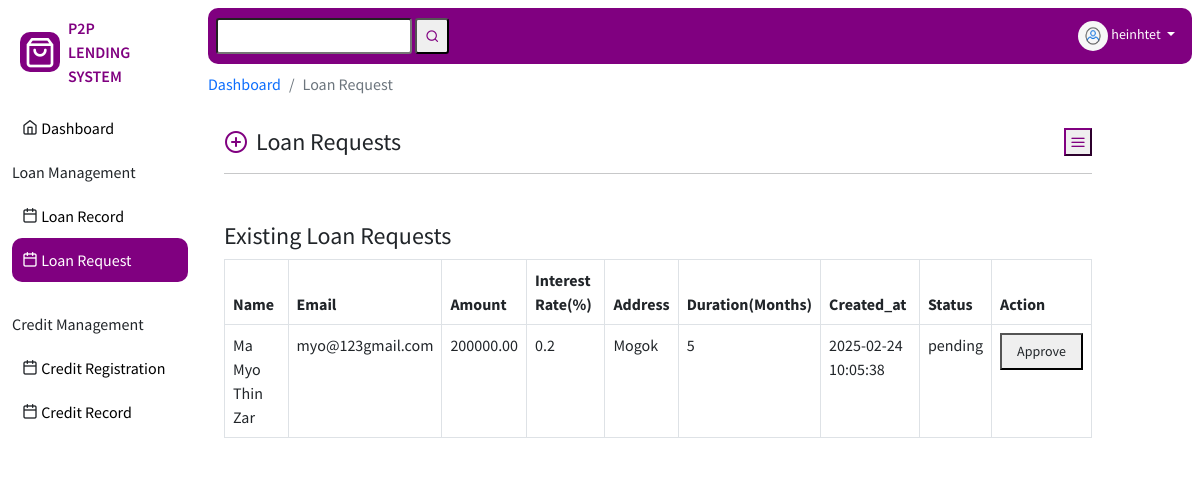
The page /LoanReq.php (signed in) on the database its author committed.
### tables this page shows
CREATE TABLE `loans` (
  `loan_id` int(11) NOT NULL,
  `borrower_id` int(11) NOT NULL,
  `address` varchar(100) DEFAULT NULL,
  `amount` decimal(10,2) NOT NULL,
  `interest_rate` float NOT NULL,
  `status` enum('pending','approved','repaid') DEFAULT 'pending',
  `created_at` timestamp NOT NULL DEFAULT current_timestamp(),
  `duration` int(20) NOT NULL,
  `name` varchar(100) NOT NULL,
  `email` varchar(100) NOT NULL,
  `lender_id` int(20) DEFAULT NULL,
  `profit` int(100) NOT NULL
);

### LoanReq.php (the view, shortened to what this page needs)
<?php
    require_once "components/db.php";
?>
<!DOCTYPE html>
<html lang="en">
<head>
    <link rel="stylesheet" href="stylling/theme.css">
    <link rel="stylesheet" href="css/style.css">
    <link rel="stylesheet" href="css/mediaQueries.css">
    <link rel="stylesheet" href="vendor/feather-icons-web/feather.css">
</head>
<body>
    <div class=" container-fluid">
        <div class="row">
            <div class="col-12  col-xl-2 col-lg-3 vh-100 sideBar pt-2">
                <div class="row">
                    <div class="col-12 logodiv">
                        <div class="d-flex p-2 justify-content-between align-items-center ">
                            <div class="logo bg-primary text-light rounded pt-1 px-1">
                                <i class=" feather-shopping-bag " style="font-size: 32px;"></i>
                            </div>
                            <span class=" text-uppercase  text-primary me-lg-4 me-md-2 ms-2" style="    font-weight: 600;">P2P Lending System</span>
                        </div>
                    </div>
                    <div class="">
                        <div class="col-12 rounded dash text-black">
                            <div>
                                <i class=" feather-home"></i>
                            <a href="Dashboard.php" > Dashboard</a>
                            </div>
                        </div>
                        <div class="col-12">
                            <ul>
                                <li class="menu-Item-title  text-secondary">
                                    Loan Management
                                </li>
                                <li class="menu-Item-links">
                                   <div>
                                    <i class=" feather-calendar"></i>
                                    <a href="loanRec.php" class="">Loan Record</a>
                                   </div>
                                </li>
                                <li class="menu-Item-links rounded dash bg-primary text-white active">
                                   <div>
                                    <i class=" feather-calendar"></i>
                                    <a href="LoanReq.php" class=" text-white">Loan Request</a>
                                   </div>
                                 </li>
                                <li class="menu-Item-title  text-secondary">
                                    Credit Management
                                </li>
                                <li class="menu-Item-links">
                                   <div>
                                    <i class=" feather-calendar"></i>
                                    <a href="CreditReg.php" class="">Credit Registration</a>
                                   </div>
                                </li>
                                <li class="menu-Item-links">
                                   <div>
                                    <i class=" feather-calendar"></i>
                                    <a href="CreditRec.php" class="">Credit Record</a>
                                   </div>
                                </li>
                          </ul>
                        </div>
                    </div>
                </div>
            </div>
            <div class="col-12 col-xl-10 col-lg-9 vh-100 content p-2">
                <?php include "components/roofBar.php";?>
                <div class="row">
                            <div class="col-12 pt-2">
                                <nav aria-label="breadcrumb">
                                    <ol class="breadcrumb">
                                    <li class="breadcrumb-item"><a href="Dashboard.php">Dashboard</a></li>
                                    <li class="breadcrumb-item active" aria-current="page">Loan Request</li>
                                    </ol>
                                </nav>
                            </div>
                </div>
                <div class="row">
                    <div class="col-12 col-lg-11">
                        <div class=" card">
                            <div class="card-body">
                                 <div class="headerSection d-flex justify-content-between align-items-center">
                                     <div class="logo d-inline-flex align-items-center">
                                         <i class=" feather-plus-circle text-primary" style=" font-size:1.5em"></i>
                                         <h4 class=" mb-0 ms-2">Loan Requests</h4>
                                     </div>
                                 <div>
                                     <button class=" btn-outline-primary d-flex align-items-center p-1">
                                         <i class=" feather-menu "></i>
                                     </button>
                                 </div>
                                 </div>
                                 <hr>
                                 <h4 class="mt-5">Existing Loan Requests</h4>
                                    <table class="table table-bordered">
                                        <thead>
                                            <tr>
                                                <th>Name</th>
                                                <th>Email</th>
                                                <th>Amount</th>
                                                <th>Interest Rate(%)</th>
                                                <th>Address</th>
                                                <th>Duration(Months)</th>
                                                <th>Created_at</th>
                                                <th>Status</th>
                                                <th>Action</th>
                                            </tr>
                                        </thead>
                                        <tbody>
                                            <?php
                                                 $stmt = $conn->query("
                                                 SELECT * FROM loans WHERE status = 'pending' AND borrower_id <> " . $_SESSION['userId'] . ";
                                             ");
                                                if ($stmt->num_rows > 0) {
                                                    while ($row = $stmt->fetch_assoc()) {
                                                        echo "<tr>
                                                                     <td>{$row['name']}</td>
                                                                     <td>{$row['email']}</td>
                                                                     <td>{$row['amount']}</td>
                                                                     <td>{$row['interest_rate']}</td>
                                                                     <td>{$row['address']}</td>
                                                                     <td>{$row['duration']}</td>
                                                                     <td>{$row['created_at']}</td>
                                                                     <td>{$row['status']}</td>
                                                                     <td>
                                                                         <button>
                                                                             <a href='approve_loan.php?loan_id={$row['loan_id']}' class='btn btn-success btn-sm'>Approve</a>
                                                                         </button>
                                                                     </td>
                                                                 </tr>";
                                                    }
                                                } else {
                                                    echo "No requests found.";
                                                }
                                            ?>
                                        </tbody>
                                    </table>
                            </div>
                        </div>
                    </div>
                </div>
            </div>
</body>
</html>

### css/style.css (style rules this page uses)
a:link { text-decoration: none; }
.content { background-color:var(--primary-color); overflow: scroll; }
.card { border:none; }
.menu-Item-links,.dash { text-decoration: none; padding: 10px; display: flex; justify-content: space-between; align-items: center; }
.menu-Item-title { padding: 10px 0; }
.menu-Item-links a { color: black; }
.dash a { color: black; }
ul { list-style: none; padding: 0px !important; margin: 0px; }
.sideBar { overflow: scroll; }
.logodiv { position: sticky; top: 0px; background-color: white; margin-bottom: 10px; }

### rows shown on the page
loans: name "Ma Myo Thin Zar", email "myo@123gmail.com", amount "200000.00", interest_rate "0.2", address "Mogok", duration "5", created_at "2025-02-24 10:05:38", status "pending"

### other values the page prints
$_SESSION['username'] "heinhtet"
